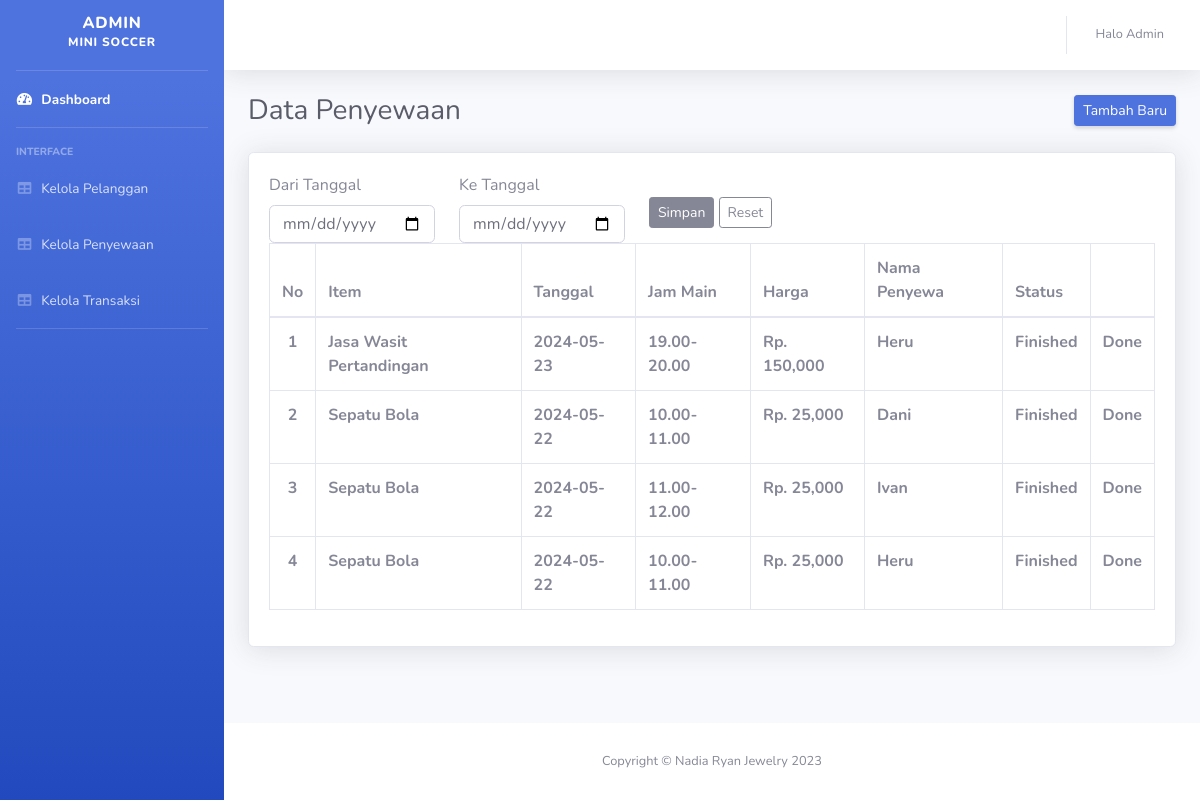
The page /admin/daftar_produk.php (signed in) on the database its author committed.
### tables this page shows
CREATE TABLE `sewa` (
  `id_sewa` int NOT NULL,
  `id_produk` int NOT NULL,
  `tanggal` date NOT NULL,
  `id_jadwal` int NOT NULL,
  `nama_penyewa` varchar(50) NOT NULL,
  `status` varchar(50) NOT NULL
);

CREATE TABLE `produk` (
  `id_produk` int NOT NULL,
  `nama_produk` varchar(50) NOT NULL,
  `harga` int NOT NULL
);

CREATE TABLE `jadwal` (
  `id_jadwal` int NOT NULL,
  `jam` time NOT NULL,
  `id_harga` int NOT NULL,
  `jams` varchar(50) NOT NULL
);

### config.php (called while the page is built, shortened)
<?php
function koneksi()
{
  $conn = new mysqli('localhost', 'root', '', 'minisoccer') or die('Koneksi Gagal');
  return $conn;
}
function sql($sql)
{
  $conn = koneksi();
  $query = $conn->query($sql) or die(mysqli_error($conn));
  return $query;
}

### admin/daftar_produk.php (the view, shortened to what this page needs)
<?php
require "../config.php";
$no = 1;
include "header.php";
?>
<div class="container-fluid">
  <div class="d-sm-flex align-items-center justify-content-between mb-4">
    <h1 class="h3 mb-0 text-gray-800">Data Penyewaan</h1>
    <a href="tambah_sewa.php" class="d-none d-sm-inline-block btn btn-sm btn-primary shadow-sm">Tambah Baru</a>
  </div>
  <div class="card shadow mb-4">
    <div class="card-body">
      <form class="row g-3" action="" method="post">
        <div class="col-auto">
          <label for="">Dari Tanggal</label>
          <input type="date" class="form-control" name="t_awal" required>
        </div>
        <div class="col-auto">
          <label for="">Ke Tanggal</label>
          <input type="date" class="form-control" name="t_akhir" required>
        </div>
        <div class="col-auto mt-4">
          <button type="submit" class="btn btn-secondary btn-sm" name="simpan">Simpan</button>
          <a href="daftar_produk.php" class="btn btn-outline-secondary btn-sm">Reset</a>
        </div>
      </form>
      <?php
      if (isset($_POST['simpan'])) {
        $_SESSION["awal"] = $_POST["t_awal"];
        $_SESSION["akhir"] = $_POST["t_akhir"];
        $sql_sewa = sql("SELECT * FROM sewa INNER JOIN produk ON sewa.id_produk=produk.id_produk INNER JOIN jadwal ON sewa.id_jadwal=jadwal.id_jadwal
                WHERE sewa.tanggal BETWEEN '$_SESSION[awal]' AND '$_SESSION[akhir]'
                ORDER BY sewa.tanggal
                ");
      } else {
        $sql_sewa = sql("SELECT * FROM sewa INNER JOIN produk ON sewa.id_produk=produk.id_produk INNER JOIN jadwal ON sewa.id_jadwal=jadwal.id_jadwal ORDER BY `sewa`.`tanggal` DESC");
      }
      ?>
      <div class="table-responsive">
        <table class="table table-bordered" id="myTable" width="100%" cellspacing="0">
          <thead>
            <tr>
              <th width=5%>No</th>
              <th>Item</th>
              <th>Tanggal</th>
              <th>Jam Main</th>
              <th>Harga</th>
              <th>Nama Penyewa</th>
              <th>Status</th>
              <th></th>
            </tr>
          </thead>
          <tbody>
            <?php foreach ($sql_sewa as $sewa) : ?>
              <tr>
                <th class="text-center"><?= $no; ?></th>
                <th><?= $sewa['nama_produk']; ?></th>
                <th><?= $sewa['tanggal']; ?></th>
                <th><?= $sewa['jams']; ?></th>
                <th>Rp. <?= number_format($sewa['harga']); ?></th>
                <th><?= $sewa['nama_penyewa']; ?></th>
                <th><?= $sewa['status']; ?></th>
                <th>
                  <?php if ($sewa['status'] == 'Booking') { ?>
                    <a href="mainsewa.php?id=<?= $sewa['id_sewa']; ?>" onclick="return confirm('Are you sure?')" class="btn btn-info btn-sm">
                      <span class="text">Main</span>
                    </a>
                  <?php } elseif ($sewa['status'] == 'Sedang Main') { ?>
                    <a href="selesaisewa.php?id=<?= $sewa['id_sewa']; ?>" onclick="return confirm('Are you sure?')" class="btn btn-info btn-sm">
                      <span class="text">Finish</span>
                    </a>
                  <?php } else { ?>
                    Done
                  <?php } ?>
                </th>
              </tr>
            <?php
              $no++;
            endforeach ?>
          </tbody>
        </table>
      </div>
    </div>
  </div>
</div>
</div>
<footer class="sticky-footer bg-white">
  <div class="container my-auto">
    <div class="copyright text-center my-auto">
      <span>Copyright &copy; Nadia Ryan Jewelry 2023</span>
    </div>
  </div>
</footer>
</div>
</div>
</body>
</html>

### rows shown on the page
sewa: id_produk.nama_produk "Jasa Wasit Pertandingan", tanggal "2024-05-23", id_jadwal.jams "19.00-20.00", id_produk.harga "150,000", nama_penyewa "Heru", status "Finished", shows "Done"
sewa: id_produk.nama_produk "Sepatu Bola", tanggal "2024-05-22", id_jadwal.jams "10.00-11.00", id_produk.harga "25,000", nama_penyewa "Dani", status "Finished", shows "Done"
sewa: id_produk.nama_produk "Sepatu Bola", tanggal "2024-05-22", id_jadwal.jams "11.00-12.00", id_produk.harga "25,000", nama_penyewa "Ivan", status "Finished", shows "Done"
sewa: id_produk.nama_produk "Sepatu Bola", tanggal "2024-05-22", id_jadwal.jams "10.00-11.00", id_produk.harga "25,000", nama_penyewa "Heru", status "Finished", shows "Done"
